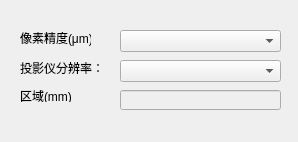
<?xml version="1.0" encoding="UTF-8"?>
<ui version="4.0">
 <class>BuildSpace</class>
 <widget class="QWidget" name="BuildSpace">
  <property name="geometry">
   <rect>
    <x>0</x>
    <y>0</y>
    <width>298</width>
    <height>142</height>
   </rect>
  </property>
  <property name="windowTitle">
   <string>显示设置</string>
  </property>
  <widget class="QLabel" name="label">
   <property name="geometry">
    <rect>
     <x>20</x>
     <y>30</y>
     <width>71</width>
     <height>16</height>
    </rect>
   </property>
   <property name="text">
    <string>像素精度(μm)：</string>
   </property>
  </widget>
  <widget class="QLabel" name="label_2">
   <property name="geometry">
    <rect>
     <x>20</x>
     <y>60</y>
     <width>91</width>
     <height>16</height>
    </rect>
   </property>
   <property name="text">
    <string>投影仪分辨率：</string>
   </property>
  </widget>
  <widget class="QLabel" name="label_3">
   <property name="geometry">
    <rect>
     <x>20</x>
     <y>90</y>
     <width>54</width>
     <height>12</height>
    </rect>
   </property>
   <property name="text">
    <string>区域(mm)：</string>
   </property>
  </widget>
  <widget class="QComboBox" name="comboBox">
   <property name="geometry">
    <rect>
     <x>120</x>
     <y>30</y>
     <width>161</width>
     <height>22</height>
    </rect>
   </property>
  </widget>
  <widget class="QComboBox" name="comboBox_2">
   <property name="geometry">
    <rect>
     <x>120</x>
     <y>60</y>
     <width>161</width>
     <height>22</height>
    </rect>
   </property>
  </widget>
  <widget class="QLineEdit" name="lineEdit">
   <property name="enabled">
    <bool>false</bool>
   </property>
   <property name="geometry">
    <rect>
     <x>120</x>
     <y>90</y>
     <width>161</width>
     <height>20</height>
    </rect>
   </property>
  </widget>
 </widget>
 <resources/>
 <connections/>
</ui>
